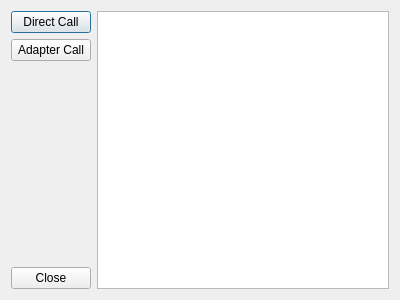
<?xml version="1.0" encoding="UTF-8"?>
<ui version="4.0">
 <class>Adapter1DemoDialog</class>
 <widget class="QDialog" name="Adapter1DemoDialog">
  <property name="geometry">
   <rect>
    <x>0</x>
    <y>0</y>
    <width>400</width>
    <height>300</height>
   </rect>
  </property>
  <property name="windowTitle">
   <string>Adapter Pattern</string>
  </property>
  <layout class="QHBoxLayout" name="horizontalLayout">
   <item>
    <layout class="QVBoxLayout" name="verticalLayout">
     <item>
      <widget class="QPushButton" name="btnDirectCall">
       <property name="text">
        <string>Direct Call</string>
       </property>
      </widget>
     </item>
     <item>
      <widget class="QPushButton" name="btnAdapterCall">
       <property name="text">
        <string>Adapter Call</string>
       </property>
      </widget>
     </item>
     <item>
      <spacer name="verticalSpacer">
       <property name="orientation">
        <enum>Qt::Vertical</enum>
       </property>
       <property name="sizeHint" stdset="0">
        <size>
         <width>20</width>
         <height>40</height>
        </size>
       </property>
      </spacer>
     </item>
     <item>
      <widget class="QPushButton" name="btnClose">
       <property name="text">
        <string>Close</string>
       </property>
      </widget>
     </item>
    </layout>
   </item>
   <item>
    <widget class="QTextEdit" name="txtConsole"/>
   </item>
  </layout>
 </widget>
 <resources/>
 <connections>
  <connection>
   <sender>btnClose</sender>
   <signal>clicked()</signal>
   <receiver>Adapter1DemoDialog</receiver>
   <slot>reject()</slot>
   <hints>
    <hint type="sourcelabel">
     <x>51</x>
     <y>274</y>
    </hint>
    <hint type="destinationlabel">
     <x>34</x>
     <y>183</y>
    </hint>
   </hints>
  </connection>
 </connections>
</ui>
